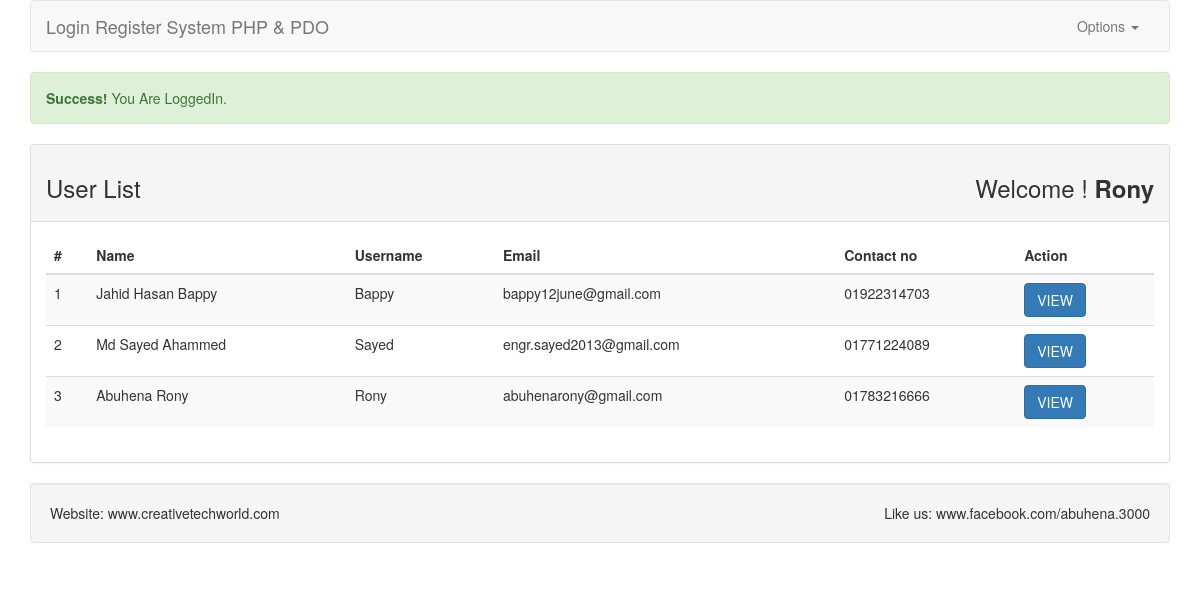
/index.php (signed in), run on the app's committed database.
### tables this page shows
CREATE TABLE IF NOT EXISTS `tbl_users` (
  `id` int(11) NOT NULL AUTO_INCREMENT,
  `name` varchar(255) NOT NULL,
  `username` varchar(255) NOT NULL,
  `email` varchar(255) NOT NULL,
  `password` varchar(255) NOT NULL,
  `mobile` varchar(11) NOT NULL,
  `created_at` datetime NOT NULL DEFAULT CURRENT_TIMESTAMP,
  PRIMARY KEY (`id`)
);

### classes/Session.php (called while the page is built, shortened)
<?php
class Session{
    public static function get($key){
        if (isset($_SESSION[$key]))
            return $_SESSION[$key];
        else
            return false;
    }
}
?>

### classes/User.php (called while the page is built, shortened)
<?php
include_once 'Session.php';
include 'Database.php';
class User{
    private $db;
    public function __construct()
    {
        $this->db = new Database();
    }
    public function getUserData(){
        $sql = "SELECT * FROM tbl_users ORDER BY id DESC";
        $query = $this->db->pdo->prepare($sql);
        $query->execute();
        $r = $query->fetchAll(PDO::FETCH_ASSOC);
        return $r;
    }
}
?>

### classes/Database.php (called while the page is built)
<?php
class Database{
    private $dbhost = 'localhost';
    private $dbuser = 'root';
    private $dbpass = '';
    private $dbname = 'db_lr';
    public $pdo;
    public function __construct()
    {
        if (!isset($this->pdo)){
            try{
                $link = new PDO("mysql:host=".$this->dbhost.";dbname=".$this->dbname,$this->dbuser,$this->dbpass);
                $link->setAttribute(PDO::ATTR_ERRMODE,PDO::ERRMODE_EXCEPTION);
                $link->exec("SET CHARACTER SET utf8");
                $this->pdo = $link;
            }catch (PDOException $e){
                die("Failed to connect with database".$e->getMessage());
            }
        }
    }
}
?>

### index.php (the view, shortened to what this page needs)
<?php
    include 'classes/User.php';
    include 'inc/header.php';
?>
<?php
    $loginmsg = Session::get("loginmsg");
    if (isset($loginmsg))
        echo $loginmsg;
?>
    <div class="panel panel-default">
        <div class="panel-heading">
            <h3>User List <span class="pull-right">Welcome ! <strong>
                        <?php
                            $name = Session::get("username");
                            if (isset($name))
                                echo $name;
                        ?>
                    </strong></span></h3>
        </div>
        <div class="panel-body">
            <table class="table table-striped table-hover ">
                <thead>
                <tr>
                    <th>#</th>
                    <th>Name</th>
                    <th>Username</th>
                    <th>Email</th>
                    <th>Contact no</th>
                    <th>Action</th>
                </tr>
                </thead>
                <tbody>
                    <?php
                        $user = new User();
                        $userData = $user->getUserData();
                        if ($userData) {
                            $i=0;
                            foreach ($userData as $sdata) {
                                $i++;
                    ?>
                <tr>
                    <td><?php echo $i  ?></td>
                    <td><?php echo $sdata['name']; ?></td>
                    <td><?php echo $sdata['username']; ?></td>
                    <td><?php echo $sdata['email']; ?></td>
                    <td><?php echo $sdata['mobile']; ?></td>
                    <td><a class="btn btn-primary" href="profile.php?id=<?php echo $sdata['id']; ?>">VIEW</a></td>
                </tr>
            <?php } } else { ?>
                <tr>
                    <td colspan="5">No Data Found</td>
                </tr>
            <?php } ?>
                </tbody>
            </table>
        </div>
    </div>
    <?php include 'inc/footer.php'?>

### inc/header.php (shortened to what this page needs)
<?php
    $filepath = realpath(dirname(__FILE__));
    include_once $filepath.'/../classes/Session.php';
?>
<!doctype html>
<html lang="en">
<head>
    <link rel="stylesheet" href="inc/bootstrap.min.css">
</head>
<body>
<div class="container">
    <nav class="navbar navbar-default">
        <div class="container-fluid">
            <div class="navbar-header">
                <a class="navbar-brand" href="index.php">Login Register System PHP & PDO</a>
            </div>
                <div class="navbar-body">
                    <ul class="nav navbar-nav pull-right">
                    <li class="dropdown">
                        <a href="#" class="dropdown-toggle" data-toggle="dropdown" role="button" aria-expanded="false">Options <span class="caret"></span></a>
                    </li>
                </ul>
            </div>
    </nav>

### inc/footer.php
<div class="well">
    Website: www.creativetechworld.com <span class="pull-right">Like us: www.facebook.com/abuhena.3000</span>
</div>
</div>
</body>
</html>

### data on the page
tbl_users: name "Jahid Hasan Bappy", username "Bappy", email "bappy12june@gmail.com", mobile "01922314703"
tbl_users: name "Md Sayed Ahammed", username "Sayed", email "engr.sayed2013@gmail.com", mobile "01771224089"
tbl_users: name "Abuhena Rony", username "Rony", email "abuhenarony@gmail.com", mobile "01783216666"

### other printed values
$loginmsg "Success! You Are LoggedIn."
$name "Rony"
